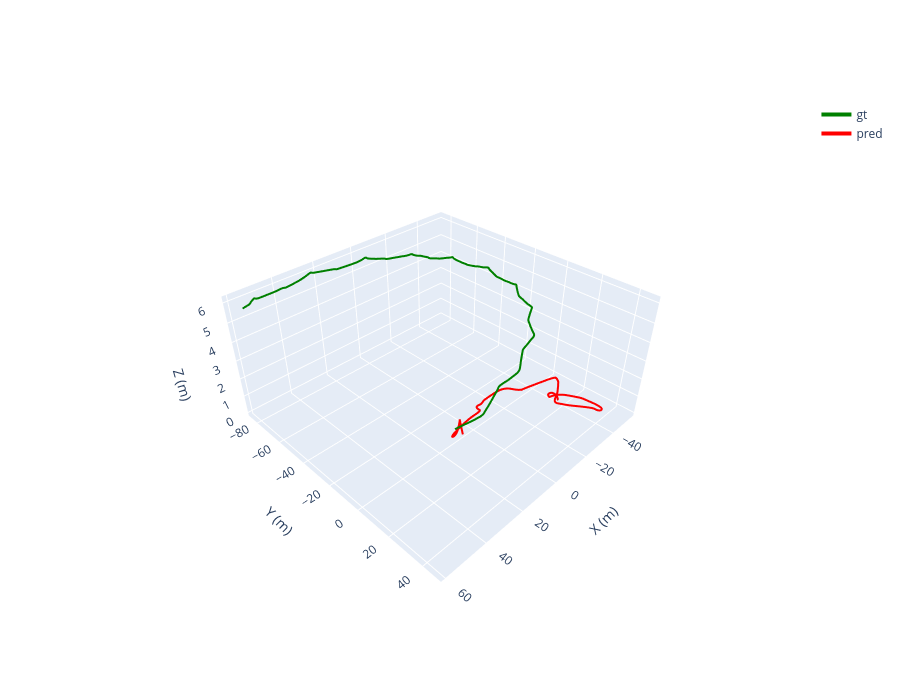

Write notebook code for a chart like this one.
### Code cell
# Display only trajectory
fig = go.Figure()

fig.add_trace(go.Scatter3d(
    x=gt_x[start_gt:end_gt], 
    y=gt_y[start_gt:end_gt], 
    z=gt_z[start_gt:end_gt],
    mode='lines',
    name='gt',
    line=dict(color='green', width=4)
))

fig.add_trace(go.Scatter3d(
    x=pred_x[start_pred:end_pred], 
    y=pred_y[start_pred:end_pred], 
    z=pred_z[start_pred:end_pred],
    mode='lines',
    name='pred',
    line=dict(color='red', width=4)
))


fig.update_layout(
    # title="Trajektoria",
    scene=dict(
        xaxis_title=' X (m)',
        yaxis_title=' Y (m)',
        zaxis_title=' Z (m)',
        aspectmode='manual',
        aspectratio=dict(x=1, y=1, z=0.5)
    ),
    width=900,
    height=700
)

fig.show()

### Figure 1 — Plotly figure (JSON) as saved in the notebook; plotly's stock layout.template omitted (floating-point values rounded to 4 significant figures; data arrays with more than 128 entries replaced by an {"elided": "..."} marker saying what was removed)
{"data": [{"line": {"color": "green", "width": 4}, "mode": "lines", "name": "gt", "type": "scatter3d", "x": {"elided": "850 float values"}, "y": {"elided": "850 float values"}, "z": {"elided": "850 float values"}}, {"line": {"color": "red", "width": 4}, "mode": "lines", "name": "pred", "type": "scatter3d", "x": {"elided": "299 float values"}, "y": {"elided": "299 float values"}, "z": {"elided": "299 float values"}}], "layout": {"height": 700, "scene": {"aspectmode": "manual", "aspectratio": {"x": 1, "y": 1, "z": 0.5}, "xaxis": {"title": {"text": " X (m)"}}, "yaxis": {"title": {"text": " Y (m)"}}, "zaxis": {"title": {"text": " Z (m)"}}}, "width": 900}}
